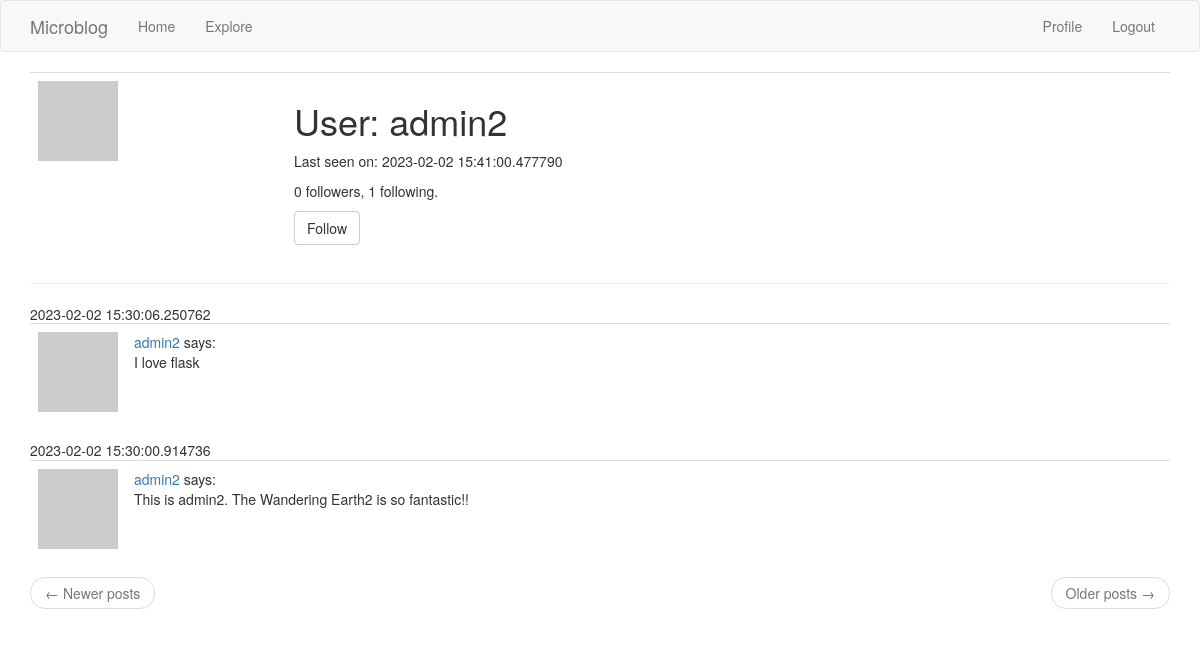
The page /user/admin2 (signed in) on the database its author committed.
### app/models.py (models this page shows, shortened)
class User(UserMixin, db.Model):
    id = db.Column(db.Integer, primary_key=True)
    username = db.Column(db.String(64), index=True, unique=True)
    email = db.Column(db.String(120), index=True, unique=True)
    password_hash = db.Column(db.String(128))
    posts = db.relationship('Post', backref='author', lazy='dynamic')
    about_me = db.Column(db.String(140))
    last_seen = db.Column(db.DateTime, default=datetime.utcnow)
    followed = db.relationship(
        'User', secondary=followers,
        primaryjoin=(followers.c.follower_id == id),
        secondaryjoin=(followers.c.followed_id == id),
        backref=db.backref('followers', lazy='dynamic'), lazy='dynamic')
    def avatar(self, size):
        digest = md5(self.email.lower().encode('utf-8')).hexdigest()
        return 'https://www.gravatar.com/avatar/{}?d=identicon&s={}'.format(
            digest, size
        )
    def is_following(self, user):
        return self.followed.filter(
            followers.c.followed_id == user.id).count() > 0

class Post(db.Model):
    id = db.Column(db.Integer, primary_key=True)
    body = db.Column(db.String(140))
    timestamp = db.Column(db.DateTime, index=True, default=datetime.utcnow)
    user_id = db.Column(db.Integer, db.ForeignKey('user.id'))

### app/routes.py (the view)
@app.route('/user/<username>')
@login_required
def user(username):
    user = User.query.filter_by(username=username).first_or_404()
    page = request.args.get('page', 1, type=int)
    posts = user.posts.order_by(Post.timestamp.desc()).paginate(
        page=page, per_page=app.config['POSTS_PER_PAGE'], error_out=False)
    next_url = url_for('user', username=user.username, page=posts.next_num) if posts.has_next else None
    prev_url = url_for('user', username=user.username, page=posts.next_num) if posts.has_prev else None
    form = EmptyForm()
    return render_template('user.html', user=user, posts=posts.items,
                            next_url=next_url, prev_url=prev_url, form=form)

### app/forms.py
class EmptyForm(FlaskForm):
    submit = SubmitField('Submit')

### app/models.py (called while the page is built)
@login.user_loader
def load_user(id):
    return User.query.get(int(id))

### app/routes.py (called while the page is built)
@app.before_request
def before_request():
    if current_user.is_authenticated:
        current_user.last_seen = datetime.utcnow()
        db.session.commit()

### app/templates/user.html (shortened to what this page needs)
{% extends "base.html" %}
{% block app_content %}
    <table class="table table-hover">
        <tr>
            <td width="256px"><img src="{{ user.avatar(256) }}"></td>
            <td>
                <h1>User: {{ user.username }}</h1>
                {% if user.last_seen %}<p>Last seen on: {{ user.last_seen }}</p>{% endif %}
                <p>{{ user.followers.count() }} followers, {{ user.followed.count() }} following.</p>
                {% if user == current_user %}
                <p><a href="{{ url_for('edit_profile') }}">Edit your profile</a></p>
                {% else %}
                <p>
                    <form action="{{ url_for('follow', username=user.username) }}" method="post">
                        {{ form.submit(value='Follow', class_='btn btn-default') }}
                    </form>
                </p>
                {% endif %}
            </td>
        </tr>
    </table>
    <hr>
    {% for post in posts %}
        {% include '_post.html' %}
    {% endfor %}
    <nav aria-label="...">
        <ul class="pager">
            <li class="previous{% if not prev_url %} disabled{% endif %}">
                <a href="{{ prev_url or '#' }}">
                    <span aria-hidden="true">&larr;</span> Newer posts
                </a>
            </li>
            <li class="next{% if not next_url %} disabled{% endif %}">
                <a href="{{ next_url or '#' }}">
                    Older posts <span aria-hidden="true">&rarr;</span>
                </a>
            </li>
        </ul>
    </nav>
{% endblock %}

### app/templates/_post.html (shortened to what this page needs)
<table class="table table-hover">
    <tr>
        <td width="70px">
            <a href="{{ url_for('user', username=post.author.username)}}">
                <img src="{{ post.author.avatar(36) }}" />
            </a>
        </td>
        <td>
            <a href="{{ url_for('user', username=post.author.username) }}">
                {{ post.author.username }}
            </a>
            says:
            <br>{{ post.body }}
        </td>
    </tr>
</table>

### rows shown on the page
User: username "admin2", last_seen "2023-02-02 15:41:00.477790"
Post: author.username "admin2", body "I love flask"
Post: author.username "admin2", body "This is admin2. The Wandering Earth2 is so fantastic!!"

### other values the page prints
{{ user.followers.count() }} "0"
{{ user.followed.count() }} "1"
